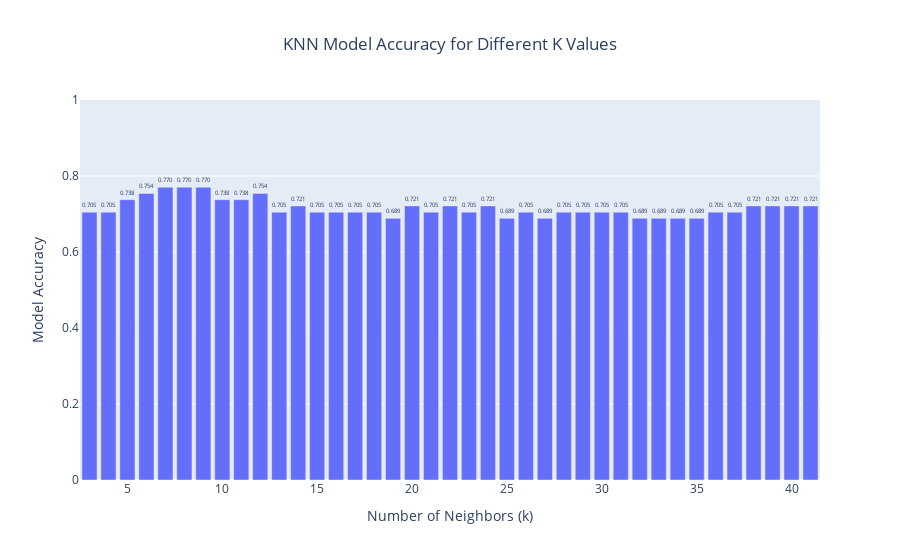

The code cell stored with this chart in its notebook:
### Markdown cell above
## Model accuracies with different k parameter (HW sklearn point 1)

### Code cell
import plotly.express as px
import pandas as pd

different_k_results = []
for k in range(3, 42):
    different_k_results.append(knn_sklearn(training, training_labels, test, test_labels, k))

df_results = pd.DataFrame(different_k_results, columns=['k', 'distance_formula', 'accuracy'])

best_k_value = df_results.loc[df_results['accuracy'].idxmax()]['k']

fig = px.bar(
    data_frame=df_results,
    x='k',
    y='accuracy',
    title='KNN Model Accuracy for Different K Values',
    labels={
        'k': 'Number of Neighbors (k)',
        'accuracy': 'Model Accuracy'
    },
    text='accuracy'
)
fig.update_traces(
    texttemplate='%{text:.3f}',
    textposition='outside'
)
fig.update_layout(
    xaxis_title="Number of Neighbors (k)",
    yaxis_title="Model Accuracy",
    title_x=0.5,
    yaxis=dict(range=[0,1])
)

fig.show()

print(f"Best k value: {best_k_value}")

### Figure 1 — Plotly figure (JSON) as saved in the notebook; plotly's stock layout.template omitted (floating-point values rounded to 4 significant figures)
{"data": [{"hovertemplate": "Number of Neighbors (k)=%{x}<br>Model Accuracy=%{text}<extra></extra>", "legendgroup": "", "marker": {"color": "#636efa", "pattern": {"shape": ""}}, "name": "", "orientation": "v", "showlegend": false, "text": [0.7049, 0.7049, 0.7377, 0.7541, 0.7705, 0.7705, 0.7705, 0.7377, 0.7377, 0.7541, 0.7049, 0.7213, 0.7049, 0.7049, 0.7049, 0.7049, 0.6885, 0.7213, 0.7049, 0.7213, 0.7049, 0.7213, 0.6885, 0.7049, 0.6885, 0.7049, 0.7049, 0.7049, 0.7049, 0.6885, 0.6885, 0.6885, 0.6885, 0.7049, 0.7049, 0.7213, 0.7213, 0.7213, 0.7213], "textposition": "outside", "texttemplate": "%{text:.3f}", "type": "bar", "x": [3, 4, 5, 6, 7, 8, 9, 10, 11, 12, 13, 14, 15, 16, 17, 18, 19, 20, 21, 22, 23, 24, 25, 26, 27, 28, 29, 30, 31, 32, 33, 34, 35, 36, 37, 38, 39, 40, 41], "xaxis": "x", "y": [0.7049, 0.7049, 0.7377, 0.7541, 0.7705, 0.7705, 0.7705, 0.7377, 0.7377, 0.7541, 0.7049, 0.7213, 0.7049, 0.7049, 0.7049, 0.7049, 0.6885, 0.7213, 0.7049, 0.7213, 0.7049, 0.7213, 0.6885, 0.7049, 0.6885, 0.7049, 0.7049, 0.7049, 0.7049, 0.6885, 0.6885, 0.6885, 0.6885, 0.7049, 0.7049, 0.7213, 0.7213, 0.7213, 0.7213], "yaxis": "y"}], "layout": {"barmode": "relative", "legend": {"tracegroupgap": 0}, "title": {"text": "KNN Model Accuracy for Different K Values", "x": 0.5}, "xaxis": {"anchor": "y", "domain": [0, 1], "title": {"text": "Number of Neighbors (k)"}}, "yaxis": {"anchor": "x", "domain": [0, 1], "range": [0, 1], "title": {"text": "Model Accuracy"}}}}
